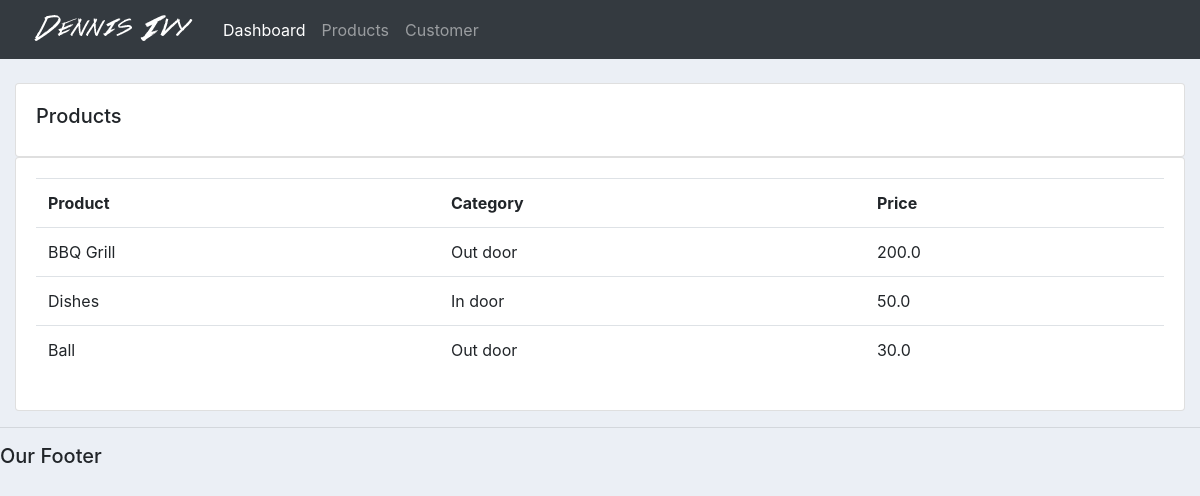
Screenshot of /products/ with the database file from the repository.
### accounts/models.py (models this page shows, shortened)
class Product(models.Model):
    CATEGORY = (
        ('In door' , 'In door'),
        ('Out door', 'Out door')
    )
    name= models.CharField(max_length=200, null=True)
    price= models.FloatField(max_length=200, null=True)
    category= models.CharField(max_length=200, null=True, choices=CATEGORY)
    description= models.CharField(max_length=200, null=True, blank=True)
    date_created= models.DateTimeField(auto_now_add=True, null=True)
    tags = models.ManyToManyField(Tag)

### accounts/views.py (the view)
# urls.py: path('products/', views.products),
def products(request):
    products = Product.objects.all()
    return render(request,'accounts/products.html', {'products': products})

### accounts/templates/accounts/products.html (shortened to what this page needs)
{%  extends 'accounts/main.html' %}
{% block content %}
		<br>
		<div class="row">
			<div class="col-md">
				<div class="card card-body">
					<h5>Products</h5>
				</div>
				<div class="card card-body">
					<table class="table">
						<tr>
							<th>Product</th>
							<th>Category</th>
							<th>Price</th>
						</tr>
						{% for i in products %}
							<tr>
								<td>{{i.name}}</td>
								<td>{{i.category}}</td>
								<td>{{i.price}}</td>
							</tr>
						{% endfor %}
					</table>
				</div>
			</div>
		</div>
{% endblock content %}

### static/css/main.css (style rules this page uses)
body { background-color: #ebeff5; }

### rows the page displays
Product: name "BBQ Grill", category "Out door", price "200.0"
Product: name "Dishes", category "In door", price "50.0"
Product: name "Ball", category "Out door", price "30.0"
